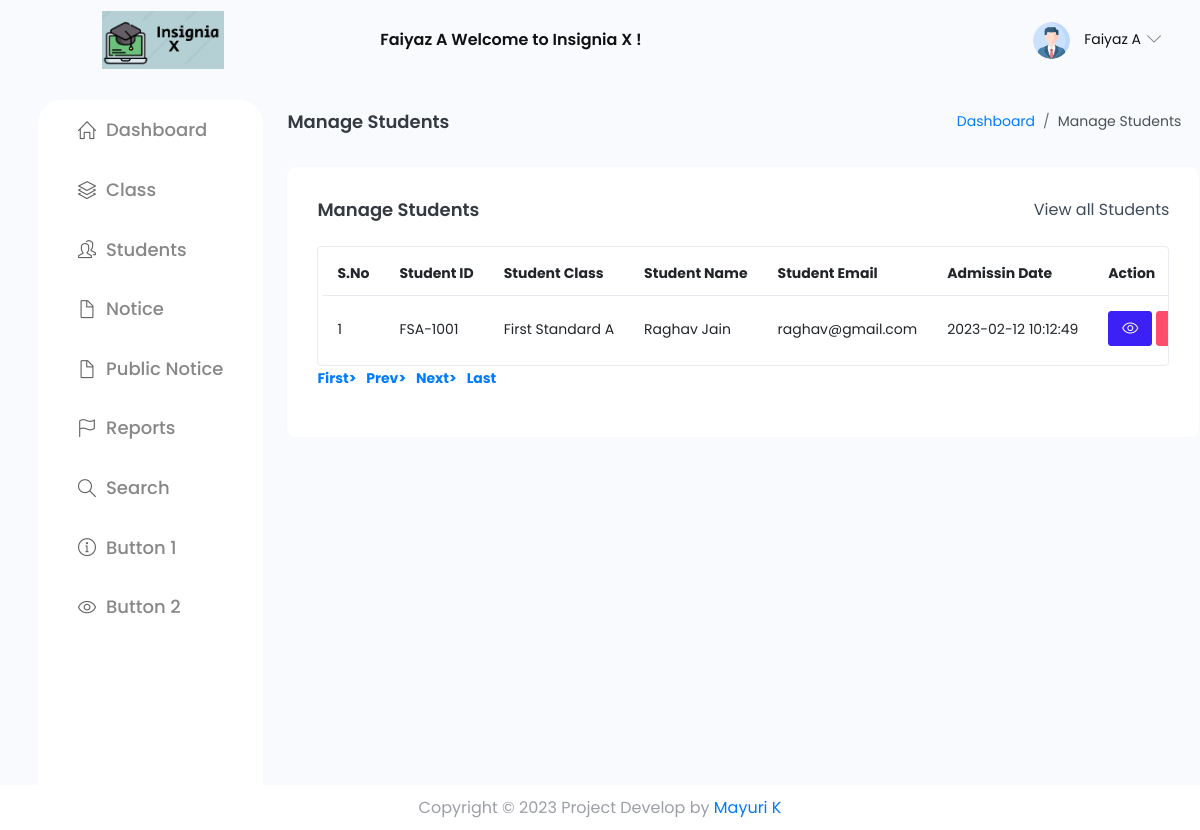
The app's page /manage-students.php (signed in) with its own data.
### tables this page shows
CREATE TABLE `tblstudent` (
  `ID` int(10) NOT NULL,
  `StudentName` varchar(200) DEFAULT NULL,
  `StudentEmail` varchar(200) DEFAULT NULL,
  `StudentClass` varchar(100) DEFAULT NULL,
  `Gender` varchar(50) DEFAULT NULL,
  `DOB` date DEFAULT NULL,
  `StuID` varchar(200) DEFAULT NULL,
  `FatherName` mediumtext DEFAULT NULL,
  `MotherName` mediumtext DEFAULT NULL,
  `ContactNumber` bigint(10) DEFAULT NULL,
  `AltenateNumber` bigint(10) DEFAULT NULL,
  `Address` mediumtext DEFAULT NULL,
  `UserName` varchar(200) DEFAULT NULL,
  `Password` varchar(200) DEFAULT NULL,
  `Image` varchar(200) DEFAULT NULL,
  `DateofAdmission` timestamp NULL DEFAULT current_timestamp()
);

CREATE TABLE `tblclass` (
  `ID` int(5) NOT NULL,
  `ClassName` varchar(50) DEFAULT NULL,
  `Section` varchar(20) DEFAULT NULL,
  `CreationDate` timestamp NULL DEFAULT current_timestamp()
);

### manage-students.php (the view, shortened to what this page needs)
<?php
include('includes/dbconnection.php');
if (strlen($_SESSION['sturecmsaid']==0)) {
  header('location:logout.php');
  } else{
?>
     <?php include_once('includes/header.php');?>
      <div class="container-fluid page-body-wrapper">
        <?php include_once('includes/sidebar.php');?>
        <div class="main-panel">
          <div class="content-wrapper">
             <div class="page-header">
              <h3 class="page-title"> Manage Students </h3>
              <nav aria-label="breadcrumb">
                <ol class="breadcrumb">
                  <li class="breadcrumb-item"><a href="dashboard.php">Dashboard</a></li>
                  <li class="breadcrumb-item active" aria-current="page"> Manage Students</li>
                </ol>
              </nav>
            </div>
            <div class="row">
              <div class="col-md-12 grid-margin stretch-card">
                <div class="card">
                  <div class="card-body">
                    <div class="d-sm-flex align-items-center mb-4">
                      <h4 class="card-title mb-sm-0">Manage Students</h4>
                      <a href="#" class="text-dark ml-auto mb-3 mb-sm-0"> View all Students</a>
                    </div>
                    <div class="table-responsive border rounded p-1">
                      <table class="table">
                        <thead>
                          <tr>
                            <th class="font-weight-bold">S.No</th>
                            <th class="font-weight-bold">Student ID</th>
                            <th class="font-weight-bold">Student Class</th>
                            <th class="font-weight-bold">Student Name</th>
                            <th class="font-weight-bold">Student Email</th>
                            <th class="font-weight-bold">Admissin Date</th>
                            <th class="font-weight-bold">Action</th>
                          </tr>
                        </thead>
                        <tbody>
                           <?php
                            if (isset($_GET['pageno'])) {
            $pageno = $_GET['pageno'];
        } else {
            $pageno = 1;
        }
        $no_of_records_per_page = 15;
        $offset = ($pageno-1) * $no_of_records_per_page;
       $ret = "SELECT ID FROM tblstudent";
$query1 = $dbh -> prepare($ret);
$query1->execute();
$total_rows=$query1->rowCount();
$total_pages = ceil($total_rows / $no_of_records_per_page);
$sql="SELECT tblstudent.StuID,tblstudent.ID as sid,tblstudent.StudentName,tblstudent.StudentEmail,tblstudent.DateofAdmission,tblclass.ClassName,tblclass.Section from tblstudent join tblclass on tblclass.ID=tblstudent.StudentClass LIMIT $offset, $no_of_records_per_page";
$query = $dbh -> prepare($sql);
$query->execute();
$results=$query->fetchAll(PDO::FETCH_OBJ);
$cnt=1;
if($query->rowCount() > 0)
{
foreach($results as $row)
{               ?>
                          <tr>
                            <td><?php echo htmlentities($cnt);?></td>
                            <td><?php  echo htmlentities($row->StuID);?></td>
                            <td><?php  echo htmlentities($row->ClassName);?> <?php  echo htmlentities($row->Section);?></td>
                            <td><?php  echo htmlentities($row->StudentName);?></td>
                            <td><?php  echo htmlentities($row->StudentEmail);?></td>
                            <td><?php  echo htmlentities($row->DateofAdmission);?></td>
                            <td>
                             <a href="edit-student-detail.php?editid=<?php echo htmlentities ($row->sid);?>" class="btn btn-primary btn-sm"><i class="icon-eye"></i></a>
                                                 <a href="manage-students.php?delid=<?php echo ($row->sid);?>" onclick="return confirm('Do you really want to Delete ?');" class="btn btn-danger btn-sm"> <i class="icon-trash"></i></a>
                            </td>
                          </tr><?php $cnt=$cnt+1;}} ?>
                        </tbody>
                      </table>
                    </div>
                    <div align="left">
    <ul class="pagination" >
        <li><a href="?pageno=1"><strong>First></strong></a></li>
        <li class="<?php if($pageno <= 1){ echo 'disabled'; } ?>">
            <a href="<?php if($pageno <= 1){ echo '#'; } else { echo "?pageno=".($pageno - 1); } ?>"><strong style="padding-left: 10px">Prev></strong></a>
        </li>
        <li class="<?php if($pageno >= $total_pages){ echo 'disabled'; } ?>">
            <a href="<?php if($pageno >= $total_pages){ echo '#'; } else { echo "?pageno=".($pageno + 1); } ?>"><strong style="padding-left: 10px">Next></strong></a>
        </li>
        <li><a href="?pageno=<?php echo $total_pages; ?>"><strong style="padding-left: 10px">Last</strong></a></li>
    </ul>
</div>
                  </div>
                </div>
              </div>
            </div>
          </div>
         <?php include_once('includes/footer.php');?>
   <?php }  ?>

### includes/header.php (shortened to what this page needs)
<!DOCTYPE html>
<html lang="en">
  <head>
    <link rel="stylesheet" href="assets/vendors/simple-line-icons/css/simple-line-icons.css">
    <link rel="stylesheet" href="assets/vendors/flag-icon-css/css/flag-icon.min.css">
    <link rel="stylesheet" href="assets/vendors/css/vendor.bundle.base.css">
    <link rel="stylesheet" href="assets/vendors/daterangepicker/daterangepicker.css">
    <link rel="stylesheet" href="assets/vendors/chartist/chartist.min.css">
    <link rel="stylesheet" href="assets/vendors/select2/select2.min.css">
    <link rel="stylesheet" href="assets/vendors/select2-bootstrap-theme/select2-bootstrap.min.css">
    <link rel="stylesheet" href="assets/css/style.css" />
  </head>
  <body>
    <div class="container-scroller">
 <nav class="navbar default-layout-navbar col-lg-12 col-12 p-0 fixed-top d-flex flex-row">
        <div class="navbar-brand-wrapper d-flex align-items-center">
          <a class="navbar-brand brand-logo ml-auto text-right" href="dashboard.php">
            <img src="assets/images/logo.png" alt="logo" />
          </a>
        </div><?php
         $aid= $_SESSION['sturecmsaid'];
$sql="SELECT * from tbladmin where ID=:aid";
$query = $dbh -> prepare($sql);
$query->bindParam(':aid',$aid,PDO::PARAM_STR);
$query->execute();
$results=$query->fetchAll(PDO::FETCH_OBJ);
$cnt=1;
if($query->rowCount() > 0)
{
foreach($results as $row)
{               ?>
        <div class="navbar-menu-wrapper d-flex align-items-center flex-grow-1">
          <h5 class="mb-0 font-weight-medium d-none d-lg-flex mx-auto"><?php  echo htmlentities($row->AdminName);?> Welcome to Insignia X !</h5>
          <ul class="navbar-nav navbar-nav-right ml-auto">
            <li class="nav-item dropdown d-none d-xl-inline-flex user-dropdown">
              <a class="nav-link dropdown-toggle" id="UserDropdown" href="#" data-toggle="dropdown" aria-expanded="false">
                <img class="img-xs rounded-circle ml-2" src="assets/images/faces/face8.jpg" alt="Profile image"> <span class="font-weight-normal"> <?php  echo htmlentities($row->AdminName);?> </span></a>
                <?php $cnt=$cnt+1;}} ?>
            </li>
          </ul>
        </div>
      </nav>

### records on screen
tblstudent: StuID "FSA-1001", tblclass.ClassName "First Standard", tblclass.Section "A", StudentName "Raghav Jain", StudentEmail "raghav@gmail.com", DateofAdmission "2023-02-12 10:12:49"

### other values on screen
$row->AdminName "Faiyaz A"
